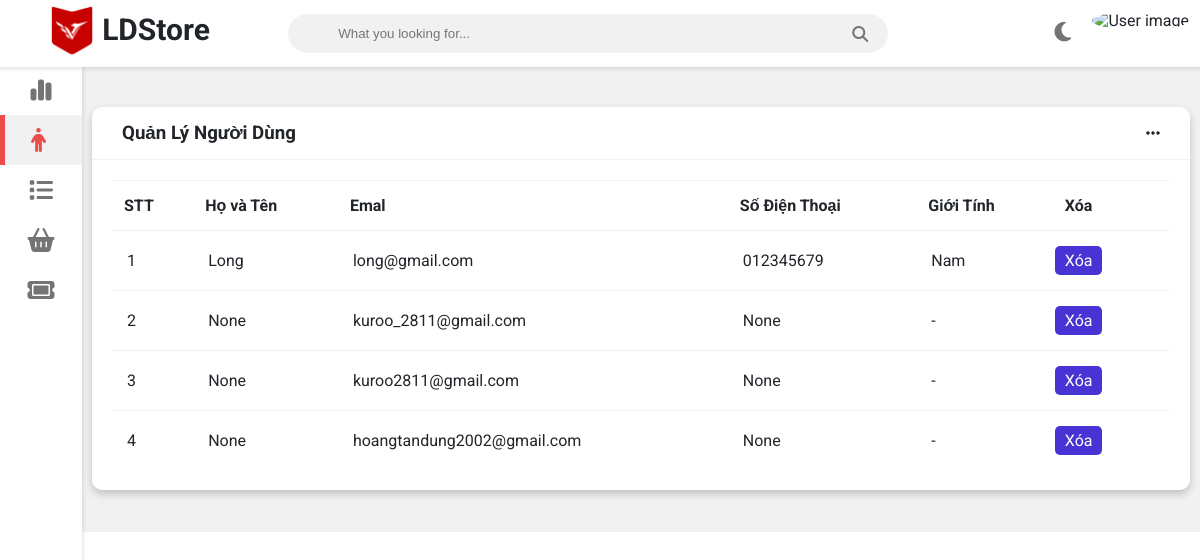
The page /adminpage/usermanagement/ on the database as committed earlier.
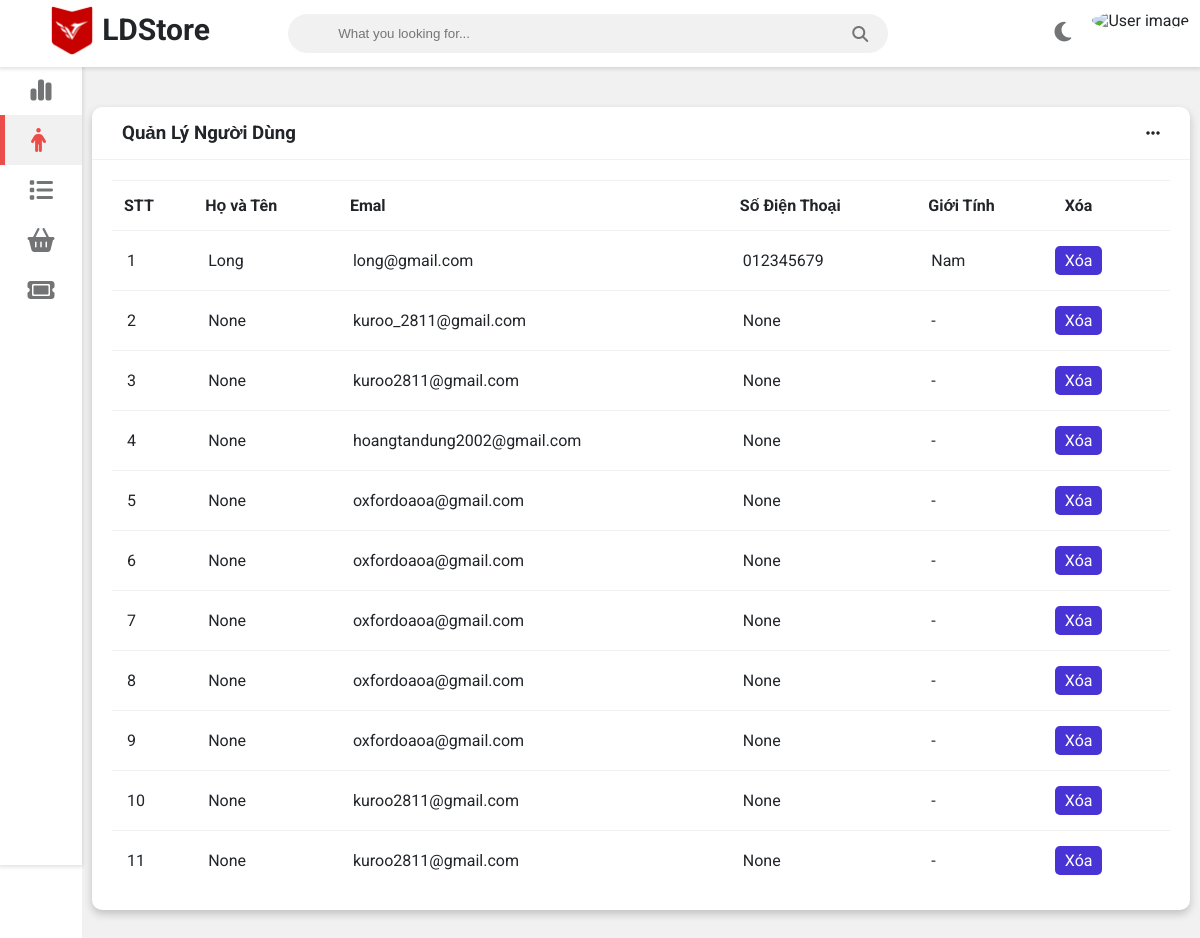
The same page on the database as committed later.
### user/models.py (models this page shows, shortened)
class CustomUser(AbstractBaseUser, PermissionsMixin):
    SEX_CHOICES = (
        ("Nam", "Nam"),
        ("Nữ", "Nữ"),
        ("-", "-")
    )
    username = models.CharField(max_length=20, unique=True)
    password = models.CharField(max_length=30)
    email = models.EmailField()
    fullname = models.CharField(max_length=50, blank=True, null=True)
    avatar = models.ImageField(upload_to ='media/user/avatar/%Y/%m/%d', blank=True, null=True)
    address = models.CharField(max_length=300, blank=True, null=True)
    phone_number = models.CharField(max_length=10, blank=True, null=True)
    dob = models.DateField(blank=True, null=True)
    sex = models.CharField(max_length=10, choices=SEX_CHOICES, default="-")
    is_admin = models.BooleanField(default=False)
    is_active = models.BooleanField(default=False)
    is_staff = models.BooleanField(default=True)
    is_superuser = models.BooleanField(default=False)
    objects = UserManager()
    USERNAME_FIELD = 'username'
    REQUIRED_FIELDS = ['password']

### adminpage/views.py (the view)
# urls.py: path('usermanagement/', UserManagement.as_view(), name='usermanagement'),
class UserManagement(View):
    template_name = "adminpage/Manage-User.html"
    def get(self, request, *args, **kwargs):
        users = CustomUser.objects.all()
        context = {
            'users': users,
            'route': 'usermanagement'
        }
        return render(request, self.template_name, context)

### home/context_processors.py (called while the page is built)
def get_category(request):
    categories = Category.objects.all()
    context = {
        'categories': categories,
    }
    return context

### adminpage/templates/adminpage/Manage-User.html (shortened to what this page needs)
<!DOCTYPE html>
{% load static %}
<html>
<head>
    {% include "adminpage/head.html" %}
</head>
<body>
    <div class="navbar">
        <ul class="navbar-nav">
            <li class="nav-item">
                <img  src="{% static 'adminpage/img/logo.png' %}" alt="ATPro logo" class="logo logo-light">
				<span style="font-size: 30px; font-weight: bold; transform: translateY(-20px); display: inline-block;">LDStore</span>
            </li>
        </ul>
        <form class="navbar-search">
            <input type="text" name="Search" class="navbar-search-input" placeholder="What you looking for...">
            <i class="fas fa-search"></i>
        </form>
        <ul class="navbar-nav nav-right">
            <li class="nav-item mode">
                <a class="nav-link" href="#" onclick="switchTheme()">
                    <i class="fas fa-moon dark-icon"></i>
                </a>
            </li>
            <li class="nav-item avt-wrapper">
                <div class="avt dropdown">
                    <img src="assets/tuat.jpg" alt="User image" class="dropdown-toggle" data-toggle="user-menu">
                </div>
            </li>
        </ul>
    </div>
    {% include "adminpage/sidebar.html" %}
    <div class="wrapper">
        <div class="table-manage">
            <div class="card">
                <div class="card-header">
                    <h3>
                        Quản Lý Người Dùng
                    </h3>
                    <i class="fas fa-ellipsis-h"></i>
                </div>
                <div class="card-content">
                    <table>
                        <thead>
                            <tr>
                                <th>STT</th>
                                <th>Họ và Tên</th>
                                <th>Emal</th>
                                <th>Số Điện Thoại</th>
                                <th>Giới Tính</th>
                                <th>Xóa</th>
                            </tr>
                        </thead>
                        <tbody>
                            {% for user in users %}
                                <tr>
                                    <td>{{ forloop.counter }}</td>
                                    <td>{{ user.fullname }}</td>
                                    <td>{{ user.email }}</td>
                                    <td>{{ user.phone_number }}</td>
                                    <td>{{ user.sex }}</td>
                                    <td><a href="#" class="btn">Xóa</a> </td>
                                </tr>
                            {% endfor %}
                        </tbody>
                    </table>
                </div>
            </div>
        </div>
    </div>
</body>
</html>

Rows that differ between the two databases and show on the page:
added CustomUser: fullname "None", email "oxfordoaoa@gmail.com", phone_number "None", sex "-"
added CustomUser: fullname "None", email "oxfordoaoa@gmail.com", phone_number "None", sex "-"
added CustomUser: fullname "None", email "oxfordoaoa@gmail.com", phone_number "None", sex "-"
added CustomUser: fullname "None", email "oxfordoaoa@gmail.com", phone_number "None", sex "-"
added CustomUser: fullname "None", email "oxfordoaoa@gmail.com", phone_number "None", sex "-"
added CustomUser: fullname "None", email "kuroo2811@gmail.com", phone_number "None", sex "-"
added CustomUser: fullname "None", email "kuroo2811@gmail.com", phone_number "None", sex "-"
